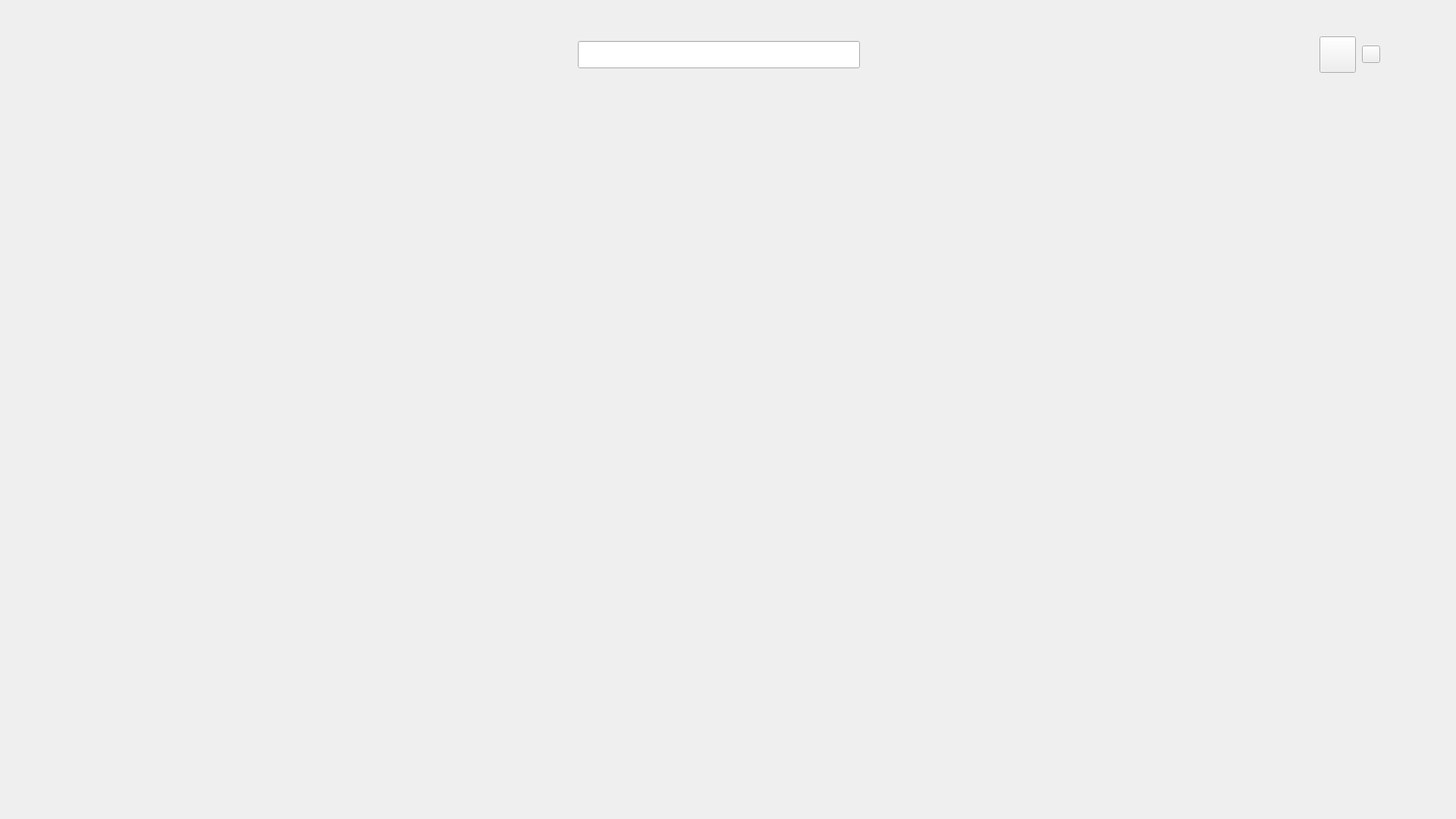
<?xml version="1.0" encoding="UTF-8"?>
<ui version="4.0">
 <class>FullMainWindow</class>
 <widget class="QMainWindow" name="FullMainWindow">
  <property name="geometry">
   <rect>
    <x>0</x>
    <y>0</y>
    <width>1920</width>
    <height>1080</height>
   </rect>
  </property>
  <property name="minimumSize">
   <size>
    <width>1920</width>
    <height>1080</height>
   </size>
  </property>
  <property name="windowTitle">
   <string>MainWindow</string>
  </property>
  <widget class="QWidget" name="centralwidget">
   <layout class="QVBoxLayout" name="verticalLayout">
    <property name="spacing">
     <number>32</number>
    </property>
    <property name="topMargin">
     <number>48</number>
    </property>
    <item>
     <layout class="QHBoxLayout" name="horizontalLayout">
      <property name="spacing">
       <number>8</number>
      </property>
      <property name="leftMargin">
       <number>155</number>
      </property>
      <property name="rightMargin">
       <number>35</number>
      </property>
      <item>
       <spacer name="horizontalSpacer">
        <property name="orientation">
         <enum>Qt::Horizontal</enum>
        </property>
        <property name="sizeHint" stdset="0">
         <size>
          <width>40</width>
          <height>20</height>
         </size>
        </property>
       </spacer>
      </item>
      <item>
       <widget class="QLineEdit" name="lineEdit">
        <property name="minimumSize">
         <size>
          <width>372</width>
          <height>36</height>
         </size>
        </property>
        <property name="maximumSize">
         <size>
          <width>372</width>
          <height>36</height>
         </size>
        </property>
        <property name="layoutDirection">
         <enum>Qt::LeftToRight</enum>
        </property>
       </widget>
      </item>
      <item>
       <spacer name="horizontalSpacer_2">
        <property name="orientation">
         <enum>Qt::Horizontal</enum>
        </property>
        <property name="sizeHint" stdset="0">
         <size>
          <width>40</width>
          <height>20</height>
         </size>
        </property>
       </spacer>
      </item>
      <item>
       <widget class="QToolButton" name="fullSelectToolButton">
        <property name="minimumSize">
         <size>
          <width>48</width>
          <height>48</height>
         </size>
        </property>
        <property name="text">
         <string/>
        </property>
        <property name="icon">
         <iconset resource="res.qrc">
          <normaloff>:/data/img/mainviewwidget/全屏 icon-功能排序.png</normaloff>:/data/img/mainviewwidget/全屏 icon-功能排序.png</iconset>
        </property>
       </widget>
      </item>
      <item>
       <widget class="QToolButton" name="fullSelectMenuButton">
        <property name="text">
         <string/>
        </property>
        <property name="icon">
         <iconset resource="res.qrc">
          <normaloff>:/data/img/mainviewwidget/全屏 icon- 下拉.svg</normaloff>
          <normalon>:/data/img/mainviewwidget/全屏 icon- 下拉.svg</normalon>
          <activeon>:/data/img/mainviewwidget/全屏 icon- 下拉.png</activeon>:/data/img/mainviewwidget/全屏 icon- 下拉.svg</iconset>
        </property>
        <property name="popupMode">
         <enum>QToolButton::InstantPopup</enum>
        </property>
        <property name="toolButtonStyle">
         <enum>Qt::ToolButtonIconOnly</enum>
        </property>
       </widget>
      </item>
      <item>
       <widget class="QPushButton" name="minPushButton">
        <property name="minimumSize">
         <size>
          <width>48</width>
          <height>48</height>
         </size>
        </property>
        <property name="text">
         <string/>
        </property>
        <property name="icon">
         <iconset resource="res.qrc">
          <normaloff>:/data/img/mainviewwidget/全屏 icon-缩小.png</normaloff>:/data/img/mainviewwidget/全屏 icon-缩小.png</iconset>
        </property>
        <property name="flat">
         <bool>true</bool>
        </property>
       </widget>
      </item>
     </layout>
    </item>
    <item>
     <widget class="QStackedWidget" name="fullStackedWidget">
      <property name="currentIndex">
       <number>1</number>
      </property>
      <widget class="FullCommonUseWidget" name="fullCommonPage"/>
      <widget class="FullLetterWidget" name="fullLetterPage"/>
      <widget class="FullFunctionWidget" name="fullFunctionPage"/>
     </widget>
    </item>
   </layout>
  </widget>
 </widget>
 <customwidgets>
  <customwidget>
   <class>FullCommonUseWidget</class>
   <extends>QWidget</extends>
   <header>src/CommonUseWidget/fullcommonusewidget.h</header>
   <container>1</container>
  </customwidget>
  <customwidget>
   <class>FullFunctionWidget</class>
   <extends>QWidget</extends>
   <header>src/FunctionWidget/fullfunctionwidget.h</header>
   <container>1</container>
  </customwidget>
  <customwidget>
   <class>FullLetterWidget</class>
   <extends>QWidget</extends>
   <header>src/LetterWidget/fullletterwidget.h</header>
   <container>1</container>
  </customwidget>
 </customwidgets>
 <resources>
  <include location="res.qrc"/>
 </resources>
 <connections/>
</ui>
